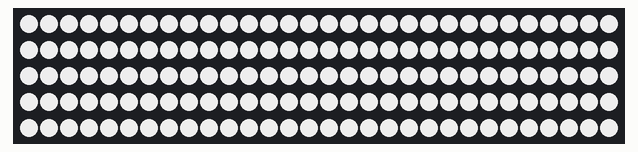
The sketch below on a simulated ESP32-C6. On the bench: 150 RGB LEDs in strip order, left to right, continuing on the next row. WiFi joins after 1.5 s; servers stay silent unless stated; what the sketch prints to the serial monitor is not drawn.

Above: at 2.1 s.

The sketch:

Wruth_UDP_test.ino
```cpp
#include <WiFi.h>
#include <WiFiUdp.h>
#include <FastLED.h>
#define LED_TYPE APA102
#define COLOR_ORDER BGR  // You observed BGR
#define DATA_PIN 3
#define CLOCK_PIN 2
#define NUM_LEDS 150
#define BRIGHTNESS 200

CRGB leds[NUM_LEDS];

const char* WIFI_SSID = "WIFI_SSID";
const char* WIFI_PASSWORD = "WIFI_PASSWORD";

#define UDP_PORT 19446  // Must match Prismatik
WiFiUDP udp;

uint8_t prefix[] = { 'A', 'd', 'a' };

void connectToWiFi() {
  Serial.print("Connecting to WiFi");
  WiFi.mode(WIFI_STA);
  WiFi.begin(WIFI_SSID, WIFI_PASSWORD);
  while (WiFi.status() != WL_CONNECTED) {
    Serial.print(".");
    delay(500);
  }
  Serial.println("\n WiFi connected!");
  Serial.print("IP Address: ");
  Serial.println(WiFi.localIP());
}

void setup() {
  Serial.begin(115200);
  delay(500);
  Serial.println("\n===== ESP32-C6 WiFi Adalight Receiver =====");
  FastLED.addLeds<LED_TYPE, DATA_PIN, CLOCK_PIN, COLOR_ORDER>(leds, NUM_LEDS);
  FastLED.setBrightness(BRIGHTNESS);
  FastLED.clear();
  FastLED.show();
  connectToWiFi();
  udp.begin(UDP_PORT);
  Serial.printf("Listening for Prismatik on UDP port %d\n", UDP_PORT);

  // LED startup flash
  for (int i = 0; i < NUM_LEDS; i++) leds[i] = CRGB::White;
  FastLED.show();
  delay(400);
  FastLED.clear();
  FastLED.show();
}

void loop() {
  int packetSize = udp.parsePacket();
  if (packetSize <= 0) return;

  static uint8_t buffer[4096];
  int len = udp.read(buffer, sizeof(buffer));

  // Check for Adalight header "Ada"
  if (len < 6 || buffer[0] != 'A' || buffer[1] != 'd' || buffer[2] != 'a') return;

  uint8_t hi = buffer[3];
  uint8_t lo = buffer[4];
  uint8_t chk = buffer[5];

  if (chk != (hi ^ lo ^ 0x55)) return;

  int num_leds = (hi << 8) + lo + 1;
  num_leds = min(num_leds, NUM_LEDS);

  // Copy pixel data
  int dataStart = 6;
  for (int i = 0; i < num_leds; i++) {
    int idx = dataStart + i * 3;
    if (idx + 2 >= len) break;
    leds[i].r = buffer[idx + 0];
    leds[i].g = buffer[idx + 1];
    leds[i].b = buffer[idx + 2];
  }

  FastLED.show();
}
```

Measured:
- what the display in image 0 shows lasts 0.4 s, from 2.0 s to 2.4 s
